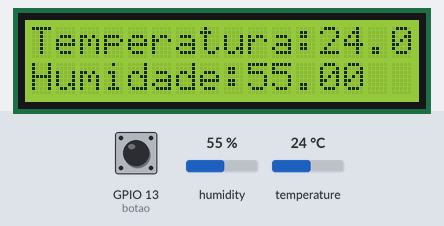
Recording of a sketch running on a simulated ESP8266 (NodeMCU). On the bench: 16×2 character LCD. The inputs (shaded band) are chosen by the test bench; at power-on: humidity 55 %, GPIO 13 (botao) LOW, temperature 24 °C. WiFi joins after 1.5 s; servers stay silent unless stated.

Above: at 5.6 s.
5.7 s: humidity set to 22 %
At 11.2 s:
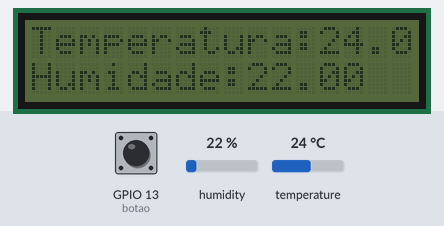
11.5 s: GPIO 13 (botao) pulled HIGH for 0.15 s
At 12.4 s:
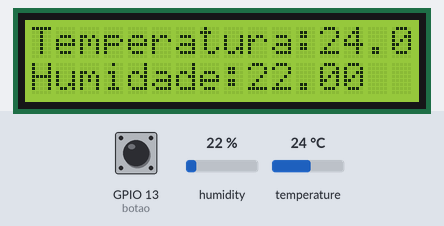
17.6 s: temperature set to 12 °C
At 21.1 s:
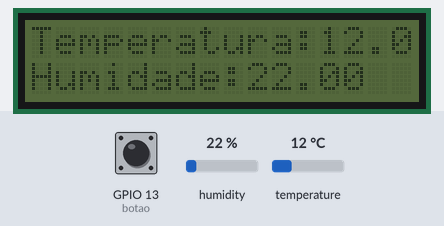
21.5 s: GPIO 13 (botao) pulled HIGH for 1 s
At 22.4 s:
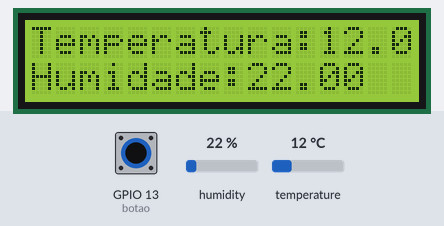
28.5 s: humidity set to 40 %
34.5 s: temperature set to 19 °C
At 41.2 s:
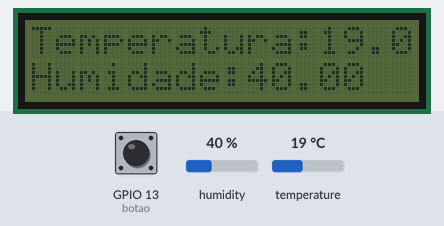
Timing chart, 0 to 41.5 s (numbered marks = the images above; inputs shaded):
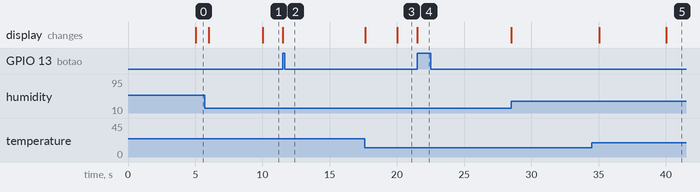

The sketch:

NodeMCU_Temperature.ino
```cpp
#include <dht.h>
#include <Wire.h>
#include <LiquidCrystal_I2C.h>
#include <ESP8266WiFi.h>

//INICIALIZAÇÕES
LiquidCrystal_I2C lcd(0x3F, 16, 2);

//Rede
const char* ssid     = "blablabla";        // Nome da Rede
const char* password = "blablabla";      // Password da rede
const char* host = "api.thingspeak.com";
const char* THINGSPEAK_API_KEY = "XXXXXXXXXXXXXXXX";    //Write API KEY

//Atualização à taxa de 1 minuto, o Thingspeak necessita no minimo 20segundo
const int UPDATE_INTERVAL_SECONDS = 60;

int botao = 13;                                       // botão no pino 7
int estado_botao = 0;                                 // Variável que conterá os estados do botão (0 LOW, 1 HIGH)
unsigned long tempo_anterior_lcd = 0;                 // cria uma Variável que guarde o tempo anterior essa variável não terá números negativos(LCD)
const long intervalo_lcd = 6000;                      // Indica o tempo que o ecra vai ficar com luminosidade ligada(LCD)
unsigned long tempo_anterior_leitura = 0;             // cria uma Variável que guarde o tempo anterior essa variável não terá números negativos
const long intervalo_tempo_leitura = 5000;            // indica o intervalo de tempo em milissegundos pretendido para o sensor fazer a leitura e mostrar no ecrã
unsigned long tempo_anterior_thingspeak = 0;          // cria uma Variável que guarde o tempo anterior essa variável não terá números negativos(ThingSpeak)
const long intervalo_tempo_thingspeak = 1200000;       // 10minutos. É o intervalo de tempo que os dados são enviados para a plaaforma ThingSpeak
bool estado = false ;
long espera = 10000;
long tempo = 0;
// Configurações sensor DHT22

#define DHTPIN 2                         // Utilização D6 do NodeMCU
#define DHTTYPE DHT22

// Inicialização do sensor de temperature e humidade
DHT dht(DHTPIN, DHTTYPE);

void setup() {
  Serial.begin(9600);
  lcd.begin(16, 2);      // Inicia o "lcd" de 2 linhas e 16 colunas
  lcd.init();
  pinMode(botao, INPUT);    //Define o botão como entrada
  lcd.backlight();
}

void loop() {

  if (estado == false && millis() - tempo >= espera) {
    tempo = millis();
    WiFi.begin(ssid, password); // Inicia a ligação a rede
    if (WiFi.status() == WL_CONNECTED) {
      estado = true;
    } else {
      estado = false;
    }
  }

  if (WiFi.status() != WL_CONNECTED) {
    estado = false;
  }


  float h = dht.readHumidity();         //Leitura da Humidade
  float t = dht.readTemperature();      //Leitura da Temperatura

  if (millis() - tempo_anterior_thingspeak >= intervalo_tempo_thingspeak) {
    tempo_anterior_thingspeak = millis();

    Serial.print("connecting to ");
    Serial.println(host);//Apresenta no monitor série o nome da rede à qual é efectuada a ligação

    // Uso WiFiClient para criar comunicações TCP
    WiFiClient client;
    const int httpPort = 80; //Uso Porto80
    if (!client.connect(host, httpPort)) {
      Serial.println("Falha Comunicação");//Verifica o estado da ligação
      return;
    }

    // Criar URL para o pedido
    String url = "/update?api_key=";
    url += THINGSPEAK_API_KEY;
    url += "&field1="; //Colocar os dados de temperatura no gráfico 1 do Thingspeak
    url += String(t);
    url += "&field2="; //Colocar os dados de humidade no gráfico 2 do Thingspeak
    url += String(h);
    Serial.print("Pedido URL: ");
    Serial.println(url);

    // Envio de solicitação ao servidor
    client.print(String("GET ") + url + " HTTP/1.1\r\n" + "Host: " + host + "\r\n" + "Connection: close\r\n\r\n");
    while (!client.available()) { //Verificação se o cliente está conectado
      Serial.print(".");
    }

    // Leitura das respostas do servidor e envio para o monitor série
    while (client.available()) {
      String line = client.readStringUntil('\r');
      Serial.print(line);
    }

    Serial.println();
    Serial.println("Comunicação fechada"); //Depois do cliente efectuar o pedido apresenta esta mensagem no monitor série
  }


  estado_botao = digitalRead(botao);
  if (estado_botao == HIGH) {
    tempo_anterior_lcd = millis();
    lcd.backlight();
  }

  if (millis() - tempo_anterior_lcd >= intervalo_lcd) {
    lcd.noBacklight();
    tempo_anterior_lcd = 0;
  }

  if (millis() - tempo_anterior_leitura >= intervalo_tempo_leitura) {
    tempo_anterior_leitura = millis();
    lcd.setCursor(0, 0);
    lcd.print("Temperatura:");
    lcd.print(t);
    lcd.setCursor(0, 1);
    lcd.print("Humidade:");
    lcd.print(h);
  }
}
```

Measured:
- after the input at 5.7 s, the display: first differs from a run without the input after 4.3 s (image 1)
- after the input at 11.5 s, the display: changes at once (image 2)
- after the input at 17.6 s, the display: first differs from a run without the input after 2.4 s (image 3)
- after the input at 21.5 s, the display: changes at once (image 4)
- after the input at 28.5 s, every drawn part: stays the same
- after the input at 34.5 s, the display: first differs from a run without the input after 5.5 s (image 5)
